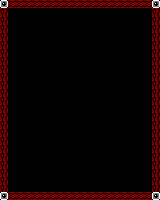

Rendered tile map (Tiled .tmx) drawn with the repository's tilesets; below, a short description and the full map source, tile grids included:
An orthogonal 20x25 tile map with 8x8 px tiles, 1 tile layer (Capa de Patrones 1), 2 tilesets.

<map version="1.0" tiledversion="1.1.6" orientation="orthogonal" renderorder="right-down" width="20" height="25" tilewidth="8" tileheight="8" infinite="0" nextobjectid="1">
 <tileset firstgid="1" name="Tileset" tilewidth="8" tileheight="8" tilecount="35" columns="5">
  <image source="Tileset.png" width="40" height="56" />
 </tileset>
 <tileset firstgid="36" name="Tileset" tilewidth="4" tileheight="4" tilecount="140" columns="10">
  <image source="Tileset.png" width="40" height="56" />
 </tileset>
 <layer name="Capa de Patrones 1" width="20" height="25">
  <data encoding="csv">
11,7,7,7,7,7,7,7,7,7,7,7,7,7,7,7,7,7,7,11,
4,10,10,10,10,10,10,10,10,10,10,10,10,10,10,10,10,10,10,4,
4,10,10,10,10,10,10,10,10,10,10,10,10,10,10,10,10,10,10,4,
4,10,10,10,10,10,10,10,10,10,10,10,10,10,10,10,10,10,10,4,
4,10,10,10,10,10,10,10,10,10,10,10,10,10,10,10,10,10,10,4,
4,10,10,10,10,10,10,10,10,10,10,10,10,10,10,10,10,10,10,4,
4,10,10,10,10,10,10,10,10,10,10,10,10,10,10,10,10,10,10,4,
4,10,10,10,10,10,10,10,10,10,10,10,10,10,10,10,10,10,10,4,
4,10,10,10,10,10,10,10,10,10,10,10,10,10,10,10,10,10,10,4,
4,10,10,10,10,10,10,10,10,10,10,10,10,10,10,10,10,10,10,4,
4,10,10,10,10,10,10,10,10,10,10,10,10,10,10,10,10,10,10,4,
4,10,10,10,10,10,10,10,10,10,10,10,10,10,10,10,10,10,10,4,
4,10,10,10,10,10,10,10,10,10,10,10,10,10,10,10,10,10,10,4,
4,10,10,10,10,10,10,10,10,10,10,10,10,10,10,10,10,10,10,4,
4,10,10,10,10,10,10,10,10,10,10,10,10,10,10,10,10,10,10,4,
4,10,10,10,10,10,10,10,10,10,10,10,10,10,10,10,10,10,10,4,
4,10,10,10,10,10,10,10,10,10,10,10,10,10,10,10,10,10,10,4,
4,10,10,10,10,10,10,10,10,10,10,10,10,10,10,10,10,10,10,4,
4,10,10,10,10,10,10,10,10,10,10,10,10,10,10,10,10,10,10,4,
4,10,10,10,10,10,10,10,10,10,10,10,10,10,10,10,10,10,10,4,
4,10,10,10,10,10,10,10,10,10,10,10,10,10,10,10,10,10,10,4,
4,10,10,10,10,10,10,10,10,10,10,10,10,10,10,10,10,10,10,4,
4,10,10,10,10,10,10,10,10,10,10,10,10,10,10,10,10,10,10,4,
4,10,10,10,10,10,10,10,10,10,10,10,10,10,10,10,10,10,10,4,
11,7,7,7,7,7,7,7,7,7,7,7,7,7,7,7,7,7,7,11
</data>
 </layer>
</map>